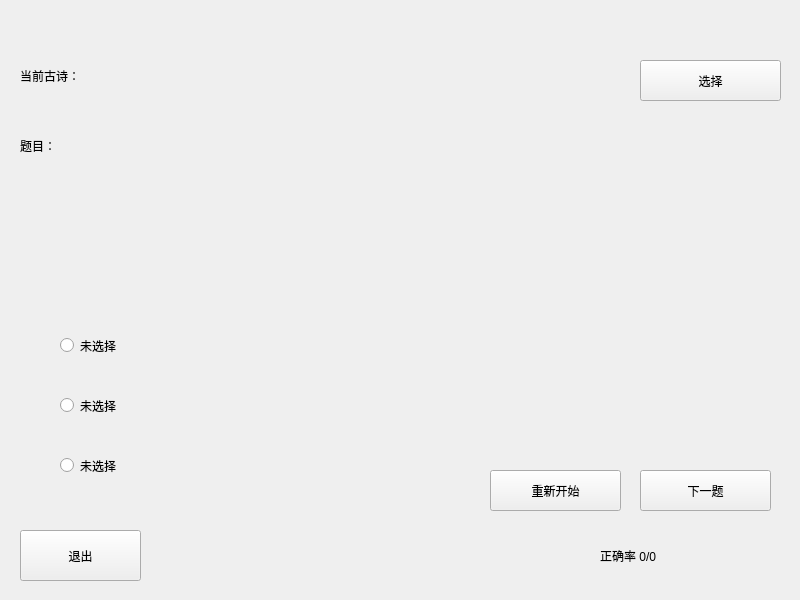
<?xml version="1.0" encoding="UTF-8"?>
<ui version="4.0">
 <class>PoemGame</class>
 <widget class="QMainWindow" name="PoemGame">
  <property name="geometry">
   <rect>
    <x>0</x>
    <y>0</y>
    <width>800</width>
    <height>600</height>
   </rect>
  </property>
  <property name="minimumSize">
   <size>
    <width>800</width>
    <height>600</height>
   </size>
  </property>
  <property name="maximumSize">
   <size>
    <width>800</width>
    <height>600</height>
   </size>
  </property>
  <property name="windowTitle">
   <string>古诗答题 - PoemStudio</string>
  </property>
  <property name="windowIcon">
   <iconset>
    <normaloff>../photos/b.jpg</normaloff>../photos/b.jpg</iconset>
  </property>
  <widget class="QWidget" name="centralwidget">
   <widget class="QPushButton" name="choose">
    <property name="geometry">
     <rect>
      <x>640</x>
      <y>60</y>
      <width>141</width>
      <height>41</height>
     </rect>
    </property>
    <property name="styleSheet">
     <string notr="true">font: 25 9pt &quot;Microsoft YaHei UI Light&quot;;</string>
    </property>
    <property name="text">
     <string>选择</string>
    </property>
    <property name="shortcut">
     <string>Ctrl+C</string>
    </property>
    <property name="checkable">
     <bool>true</bool>
    </property>
   </widget>
   <widget class="QPushButton" name="restart">
    <property name="geometry">
     <rect>
      <x>490</x>
      <y>470</y>
      <width>131</width>
      <height>41</height>
     </rect>
    </property>
    <property name="styleSheet">
     <string notr="true">font: 25 9pt &quot;Microsoft YaHei UI Light&quot;;</string>
    </property>
    <property name="text">
     <string>重新开始</string>
    </property>
    <property name="shortcut">
     <string>Ctrl+R</string>
    </property>
   </widget>
   <widget class="QPushButton" name="next">
    <property name="geometry">
     <rect>
      <x>640</x>
      <y>470</y>
      <width>131</width>
      <height>41</height>
     </rect>
    </property>
    <property name="styleSheet">
     <string notr="true">font: 25 9pt &quot;Microsoft YaHei UI Light&quot;;</string>
    </property>
    <property name="text">
     <string>下一题</string>
    </property>
    <property name="shortcut">
     <string>Ctrl+N</string>
    </property>
   </widget>
   <widget class="QRadioButton" name="CA">
    <property name="geometry">
     <rect>
      <x>60</x>
      <y>330</y>
      <width>731</width>
      <height>31</height>
     </rect>
    </property>
    <property name="styleSheet">
     <string notr="true">font: 25 9pt &quot;Microsoft YaHei UI Light&quot;;</string>
    </property>
    <property name="text">
     <string>未选择</string>
    </property>
    <property name="shortcut">
     <string>1</string>
    </property>
   </widget>
   <widget class="QRadioButton" name="CC">
    <property name="geometry">
     <rect>
      <x>60</x>
      <y>450</y>
      <width>731</width>
      <height>31</height>
     </rect>
    </property>
    <property name="styleSheet">
     <string notr="true">font: 25 9pt &quot;Microsoft YaHei UI Light&quot;;</string>
    </property>
    <property name="text">
     <string>未选择</string>
    </property>
    <property name="shortcut">
     <string>3</string>
    </property>
   </widget>
   <widget class="QRadioButton" name="CB">
    <property name="geometry">
     <rect>
      <x>60</x>
      <y>390</y>
      <width>731</width>
      <height>31</height>
     </rect>
    </property>
    <property name="styleSheet">
     <string notr="true">font: 25 9pt &quot;Microsoft YaHei UI Light&quot;;</string>
    </property>
    <property name="text">
     <string>未选择</string>
    </property>
    <property name="shortcut">
     <string>2</string>
    </property>
   </widget>
   <widget class="QLabel" name="title">
    <property name="geometry">
     <rect>
      <x>20</x>
      <y>50</y>
      <width>591</width>
      <height>51</height>
     </rect>
    </property>
    <property name="styleSheet">
     <string notr="true">font: 25 9pt &quot;Microsoft YaHei UI Light&quot;;</string>
    </property>
    <property name="text">
     <string>当前古诗：</string>
    </property>
   </widget>
   <widget class="QLabel" name="label">
    <property name="geometry">
     <rect>
      <x>600</x>
      <y>540</y>
      <width>191</width>
      <height>31</height>
     </rect>
    </property>
    <property name="styleSheet">
     <string notr="true">font: 25 9pt &quot;Microsoft YaHei UI Light&quot;;</string>
    </property>
    <property name="text">
     <string>正确率 0/0</string>
    </property>
   </widget>
   <widget class="QLabel" name="test">
    <property name="geometry">
     <rect>
      <x>20</x>
      <y>110</y>
      <width>751</width>
      <height>71</height>
     </rect>
    </property>
    <property name="styleSheet">
     <string notr="true">font: 25 9pt &quot;Microsoft YaHei UI Light&quot;;</string>
    </property>
    <property name="text">
     <string>题目：</string>
    </property>
   </widget>
   <widget class="QPushButton" name="quit">
    <property name="geometry">
     <rect>
      <x>20</x>
      <y>530</y>
      <width>121</width>
      <height>51</height>
     </rect>
    </property>
    <property name="text">
     <string>退出</string>
    </property>
    <property name="shortcut">
     <string>Ctrl+Q</string>
    </property>
   </widget>
  </widget>
 </widget>
 <resources/>
 <connections>
  <connection>
   <sender>quit</sender>
   <signal>clicked()</signal>
   <receiver>PoemGame</receiver>
   <slot>close()</slot>
   <hints>
    <hint type="sourcelabel">
     <x>80</x>
     <y>555</y>
    </hint>
    <hint type="destinationlabel">
     <x>399</x>
     <y>299</y>
    </hint>
   </hints>
  </connection>
 </connections>
</ui>
